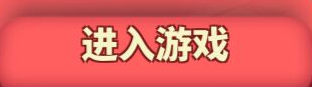
#> input picture WWUiautoamtorTwo/prepicture/jinruyouxi.png, 312 x 87 px, found by its file name
$ python comparePictureSSIM.py   (older library calls are emulated)
#> lines starting #> are read from the running program, lines starting #| are printed output that depends on the picture; pictures that were not available may be replaced by others from this repository, and a replacement may not be noted
#安装skimage
#pip install -i https://pypi.tuna.tsinghua.edu.cn/simple scikit-image
#或 pip install scikit-image
#pip install -i https://pypi.tuna.tsinghua.edu.cn/simple opencv-python
#3.6 安装 cv2 :https://blog.csdn.net/ethan_sui/article/details/105515624
# pip install -i https://pypi.tuna.tsinghua.edu.cn/simple opencv-python==3.4.2.16
# pip install opencv-contrib-python==3.4.2.16
#注意，图片路径中不要包含中文，否则会报错(-215:Assertion failed)

from skimage.measure import compare_ssim
import cv2

class CompareImage():

    def compare_image(self, path_image1, path_image2):

        imageA = cv2.imread(path_image1)
#> imageA is the input picture: shape (87, 312, 3); mean B, G, R 94.8, 97.2, 225.7
        imageB = cv2.imread(path_image2)
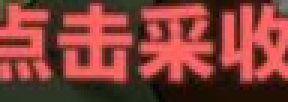
#> input picture WWUiautoamtorTwo/prepicture/caishou.png, 96 x 34 px, given in place of screenpicture_20201003155605.png, which was not available (shown 3 times larger)
#> imageB is the input picture: shape (34, 96, 3); mean B, G, R 56, 62.7, 134.6

        grayA = cv2.cvtColor(imageA, cv2.COLOR_BGR2GRAY)
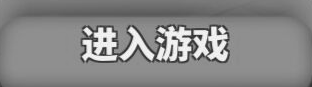
#> grayA: shape (87, 312); min 36, max 251, mean 135.3
        grayB = cv2.cvtColor(imageB, cv2.COLOR_BGR2GRAY)
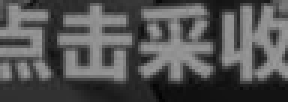
#> grayB: shape (34, 96) (shown 3 times larger); min 2, max 160, mean 83.4

#> (the run stopped early here; a loop or call above may not have finished)
